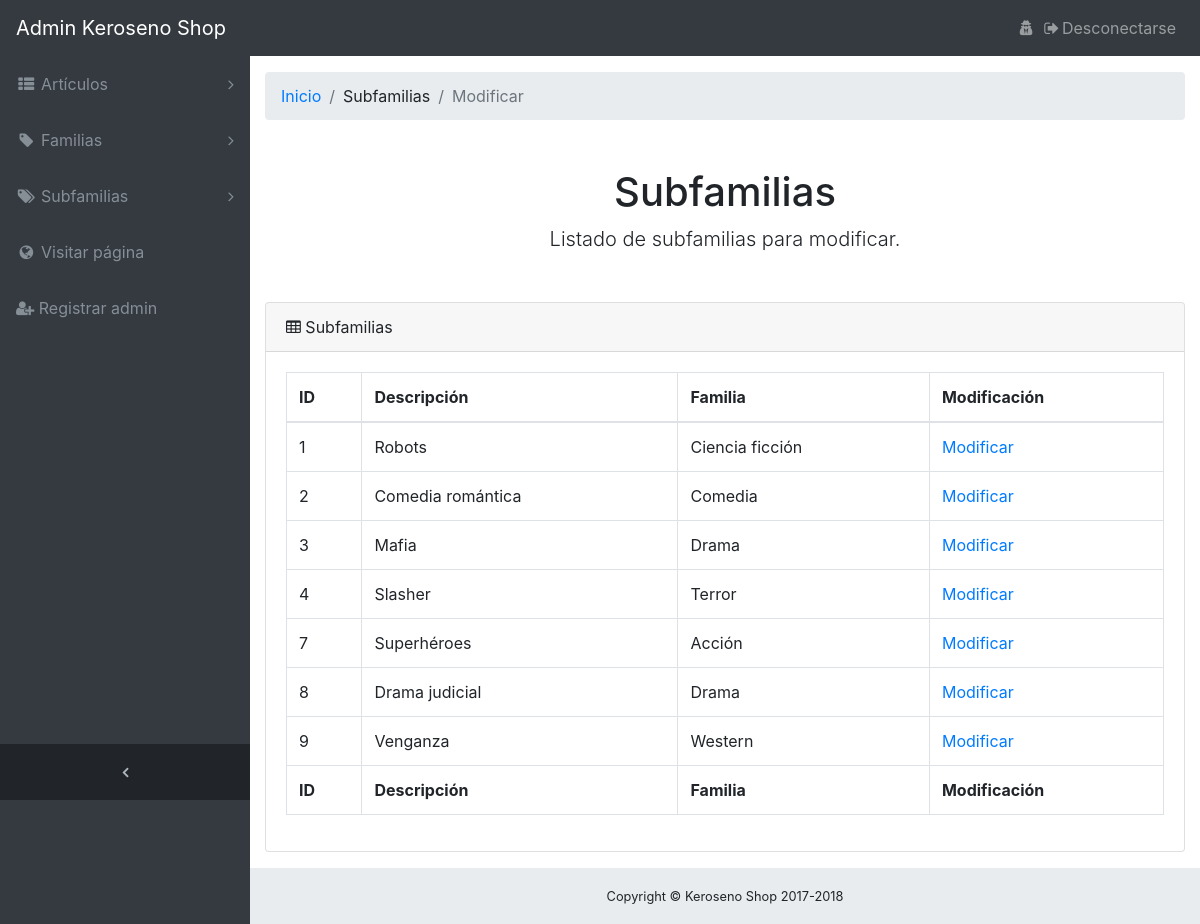
The page /admin/subfamilia.php?sec=3 on the database as committed earlier.
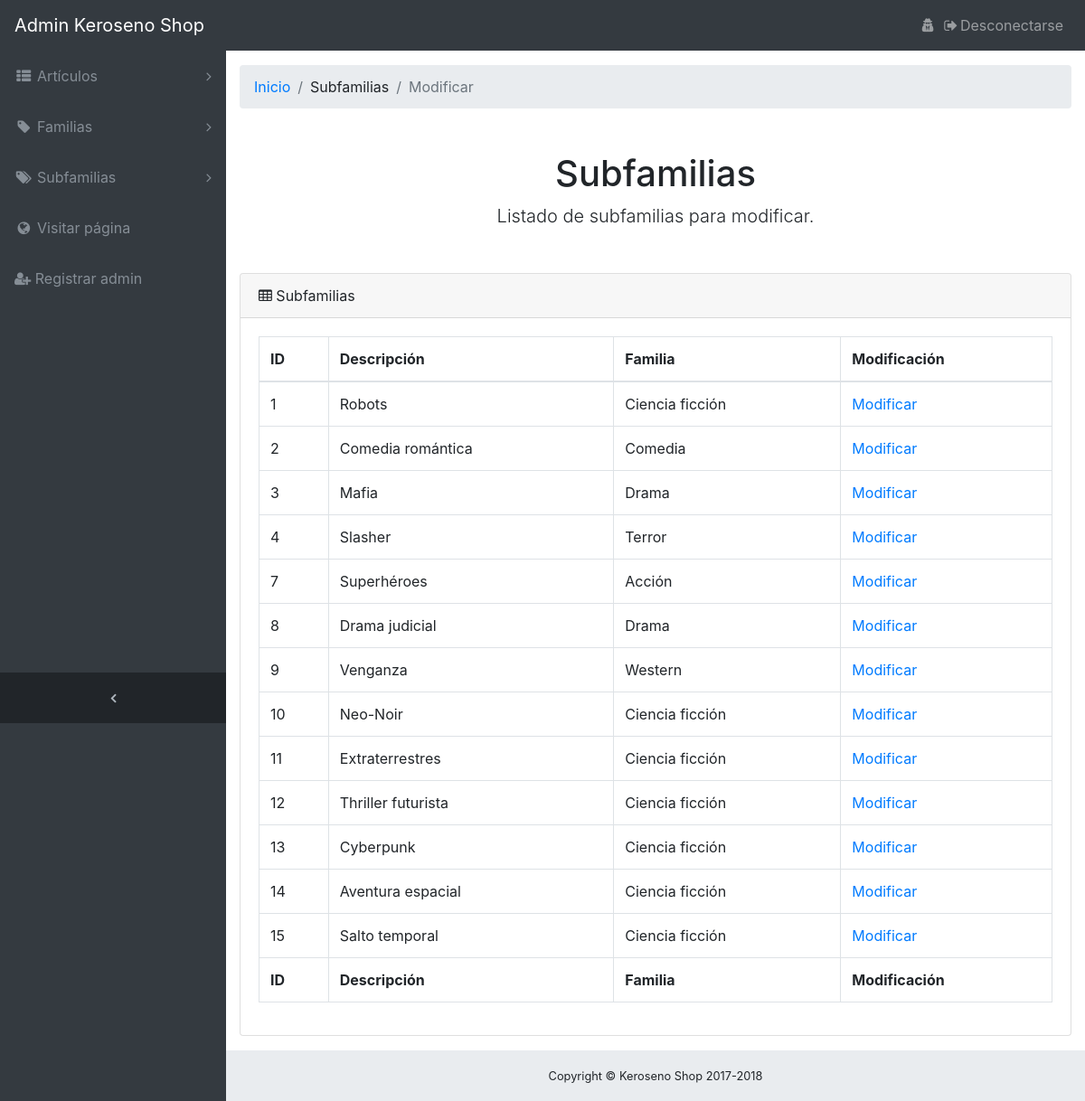
The same page on the database as committed later.
### tables this page shows
CREATE TABLE `SUBFAMILIA` (
  `ID` int(11) NOT NULL,
  `DESCRIPCION` varchar(300) NOT NULL,
  `ID_FAMILIA` int(11) NOT NULL
);

CREATE TABLE `FAMILIA` (
  `ID` int(11) NOT NULL,
  `DESCRIPCION` varchar(300) NOT NULL
);

### admin/subfamilia.php (the view, shortened to what this page needs)
<!DOCTYPE html>
<html lang="es">
<head>
    <?php include("includes/cabecera.php"); ?>
</head>
<body class="fixed-nav sticky-footer bg-dark" id="page-top">
    <?php include("includes/navegacion.php"); ?>
    <div class="content-wrapper">
        <div class="container-fluid">
            <?php
            if (isset($_GET["sec"])) {
                $seccion = $_GET["sec"];
            } elseif (isset($_POST["sec"])) {
                $seccion = $_POST["sec"];
            } else {
                $seccion = -1;
            }
            switch ($seccion) {
                    ?>
                    <?php
                case 3:
                    ?>
                    <ol class="breadcrumb">
                        <li class="breadcrumb-item"><a href="<?php echo INDEX; ?>">Inicio</a></li>
                        <li class="breadcrumb-item">Subfamilias</li>
                        <li class="breadcrumb-item active">Modificar</li>
                    </ol>
                    <div class="mensaje">
                        <?php
                        $enlace = mysqli_connect(SERVIDOR, USUARIO, CLAVE, BASE_DE_DATOS);
                        if (mysqli_connect_errno()) {
                            ?>
                            <h1>¡Lo sentimos! :(</h1>
                            <p class="lead">Parece que hay un error de conexión con la base de datos.</p>
                            <?php
                            $hay_error = true;
                        } else {
                            ?>
                            <h1>Subfamilias</h1>
                            <p class="lead">Listado de subfamilias para modificar.</p>
                            <?php
                        }
                        ?>
                    </div>
                    <?php
                    if (!$hay_error) {
                        ?>
                        <div class="card mb-3">
                            <div class="card-header">
                                <i class="fa fa-table"></i> Subfamilias</div>
                            <div class="card-body">
                                <div class="table-responsive">
                                    <table class="table table-bordered" id="dataTable" width="100%" cellspacing="0">
                                        <thead>
                                            <tr>
                                                <th>ID</th>
                                                <th>Descripción</th>
                                                <th>Familia</th>
                                                <th>Modificación</th>
                                            </tr>
                                        </thead>
                                        <tfoot>
                                            <tr>
                                                <th>ID</th>
                                                <th>Descripción</th>
                                                <th>Familia</th>
                                                <th>Modificación</th>
                                            </tr>
                                        </tfoot>
                                        <tbody>
                                            <?php
                                            $consulta = "SELECT * FROM SUBFAMILIA";
                                            $resultado = mysqli_query($enlace, $consulta);
                                            if ($resultado) {
                                                while ($fila = mysqli_fetch_row($resultado)) {
                                                    $consulta2 = "SELECT DESCRIPCION FROM FAMILIA WHERE ID = $fila[2]";
                                                    $resultado2 = mysqli_query($enlace, $consulta2);
                                                    $fila2 = mysqli_fetch_row($resultado2);
                                                    echo "
                                                        <tr>
                                                            <td>".$fila[0]."</td>
                                                            <td>".$fila[1]."</td>
                                                            <td>".$fila2[0]."</td>
                                                            <td><a href='subfamilia.php?sec=4&id=".$fila[0]."'>Modificar</a></td>
                                                        </tr>";
                                                }
                                            }
                                            ?>
                                        </tbody>
                                    </table>
                                </div>
                            </div>
                        </div>
                        <?php
                    }
                    ?>
                    <?php
                    break;
                    ?>
                    <?php
            }
            ?>
        </div>
        <?php include("includes/pie.php"); ?>
    </div>
</body>
</html>

### admin/includes/cabecera.php (shortened to what this page needs)
<link rel="stylesheet" href="https://maxcdn.bootstrapcdn.com/bootstrap/4.0.0-beta.2/css/bootstrap.min.css">
<link href="res/font-awesome/css/font-awesome.min.css" rel="stylesheet" type="text/css">
<link href="res/css/sb-admin.css" rel="stylesheet">

### admin/includes/navegacion.php (shortened to what this page needs)
<nav class="navbar navbar-expand-lg navbar-dark bg-dark fixed-top" id="mainNav">
    <a class="navbar-brand" href="index.php">Admin Keroseno Shop</a>
    <div class="collapse navbar-collapse" id="navbarResponsive">
        <ul class="navbar-nav navbar-sidenav" id="exampleAccordion">
            <li class="nav-item" data-toggle="tooltip" data-placement="right" title="Artículos">
                <a class="nav-link nav-link-collapse collapsed" data-toggle="collapse" href="#collapseComponents" data-parent="#exampleAccordion">
                    <i class="fa fa-fw fa-th-list"></i>
                    <span class="nav-link-text">Artículos</span>
                </a>
            </li>
            <li class="nav-item" data-toggle="tooltip" data-placement="right" title="Familias">
                <a class="nav-link nav-link-collapse collapsed" data-toggle="collapse" href="#collapseExamplePages" data-parent="#exampleAccordion">
                    <i class="fa fa-fw fa-tag"></i>
                    <span class="nav-link-text">Familias</span>
                </a>
            </li>
            <li class="nav-item" data-toggle="tooltip" data-placement="right" title="Subfamilias">
                <a class="nav-link nav-link-collapse collapsed" data-toggle="collapse" href="#collapseMulti" data-parent="#exampleAccordion">
                    <i class="fa fa-fw fa-tags"></i>
                    <span class="nav-link-text">Subfamilias</span>
                </a>
            </li>
            <li class="nav-item" data-toggle="tooltip" data-placement="right" title="Visitar página">
                <a class="nav-link" href="../index.php">
                    <i class="fa fa-fw fa-globe"></i>
                    <span class="nav-link-text">Visitar página</span>
                </a>
            </li>
            <li class="nav-item" data-toggle="tooltip" data-placement="right" title="Registrar admin">
                <a class="nav-link" href="registro_admin.php?sec=0">
                    <i class="fa fa-user-plus"></i>
                    <span class="nav-link-text">Registrar admin</span>
                </a>
            </li>
        </ul>
        <ul class="navbar-nav sidenav-toggler">
            <li class="nav-item">
                <a class="nav-link text-center" id="sidenavToggler">
                    <i class="fa fa-fw fa-angle-left"></i>
                </a>
            </li>
        </ul>
        <ul class="navbar-nav ml-auto">
            <li class="nav-item">
                <span class="navbar-text">
                    <i class="fa fa-user-secret"></i> <?php echo $_SESSION['admin'] ?>
                </span>
            </li>
            <li class="nav-item">
                <a class="nav-link" data-toggle="modal" data-target="#exampleModal">
                    <i class="fa fa-fw fa-sign-out"></i>Desconectarse
                </a>
            </li>
        </ul>
    </div>
</nav>

### admin/includes/pie.php (shortened to what this page needs)
<footer class="sticky-footer">
    <div class="container">
        <div class="text-center">
            <small>Copyright © Keroseno Shop 2017-2018</small>
        </div>
    </div>
</footer>

### admin/res/css/sb-admin.css (style rules this page uses)
html { position: relative; min-height: 100%; }
body { overflow-x: hidden; }
body.sticky-footer { margin-bottom: 56px; }
body.sticky-footer .content-wrapper { min-height: calc(100vh - 56px - 56px); }
body.fixed-nav { padding-top: 56px; }
.content-wrapper { min-height: calc(100vh - 56px); padding-top: 1rem; }
#mainNav .navbar-collapse { overflow: auto; max-height: 75vh; }
#mainNav .navbar-collapse .navbar-nav .nav-item .nav-link { cursor: pointer; }
#mainNav .navbar-collapse .navbar-sidenav .nav-link-collapse:after { float: right; content: '\f107'; font-family: 'FontAwesome'; }
#mainNav .navbar-collapse .navbar-sidenav .nav-link-collapse.collapsed:after { content: '\f105'; }
#mainNav .navbar-collapse .sidenav-toggler { display: none; }
@media (min-width: 992px) { #mainNav .navbar-brand { width: 250px; } }
@media (min-width: 992px) { #mainNav .navbar-collapse { overflow: visible; max-height: none; } }
@media (min-width: 992px) { #mainNav .navbar-collapse .navbar-sidenav { position: absolute; top: 0; left: 0; overflow-x: hidden; overflow-y: auto; -webkit-flex-direction: column; -ms-flex-direction: column; flex-direction: column; margin-top: 56px; } }
@media (min-width: 992px) { #mainNav .navbar-collapse .navbar-sidenav > .nav-item { width: 250px; padding: 0; } }
@media (min-width: 992px) { #mainNav .navbar-collapse .navbar-sidenav > .nav-item > .nav-link { padding: 1em; } }
#mainNav.fixed-top .sidenav-toggler { display: none; }
@media (min-width: 992px) { #mainNav.fixed-top .navbar-sidenav { height: calc(100vh - 112px); } }
@media (min-width: 992px) { #mainNav.fixed-top .sidenav-toggler { position: absolute; top: 0; left: 0; display: flex; overflow-x: hidden; overflow-y: auto; -webkit-flex-direction: column; -ms-flex-direction: column; flex-direction: column; margin-top: calc(100vh - 56px); } }
@media (min-width: 992px) { #mainNav.fixed-top .sidenav-toggler > .nav-item { width: 250px; padding: 0; } }
@media (min-width: 992px) { #mainNav.fixed-top .sidenav-toggler > .nav-item > .nav-link { padding: 1em; } }
#mainNav.fixed-top.navbar-dark .sidenav-toggler { background-color: #212529; }
#mainNav.fixed-top.navbar-dark .sidenav-toggler a i { color: #adb5bd; }
.content-wrapper { overflow-x: hidden; background: white; }
@media (min-width: 992px) { .content-wrapper { margin-left: 250px; } }
#sidenavToggler i { font-weight: 800; }
#mainNav.navbar-dark .navbar-collapse .navbar-sidenav .nav-link-collapse:after { color: #868e96; }
#mainNav.navbar-dark .navbar-collapse .navbar-sidenav > .nav-item > .nav-link { color: #868e96; }
@media (min-width: 992px) { #mainNav.navbar-dark .navbar-collapse .navbar-sidenav { background: #343a40; } }
footer.sticky-footer { position: absolute; right: 0; bottom: 0; width: 100%; height: 56px; background-color: #e9ecef; line-height: 55px; }
@media (min-width: 992px) { footer.sticky-footer { width: calc(100% - 250px); } }

### admin/includes/cabecera.php (style rules this page uses)
body { padding-top: 5rem; }
.mensaje { padding: 2rem 1.5rem; text-align: center; }

Rows that differ between the two databases and show on the page:
added subfamilia: ID "10", DESCRIPCION "Neo-Noir", ID_FAMILIA.DESCRIPCION "Ciencia ficción"
added subfamilia: ID "11", DESCRIPCION "Extraterrestres", ID_FAMILIA.DESCRIPCION "Ciencia ficción"
added subfamilia: ID "12", DESCRIPCION "Thriller futurista", ID_FAMILIA.DESCRIPCION "Ciencia ficción"
added subfamilia: ID "13", DESCRIPCION "Cyberpunk", ID_FAMILIA.DESCRIPCION "Ciencia ficción"
added subfamilia: ID "14", DESCRIPCION "Aventura espacial", ID_FAMILIA.DESCRIPCION "Ciencia ficción"
added subfamilia: ID "15", DESCRIPCION "Salto temporal", ID_FAMILIA.DESCRIPCION "Ciencia ficción"
